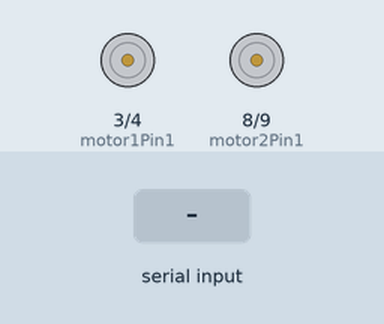
This sketch was run on a simulated Arduino Uno, built with avr-gcc and run on an emulated ATmega328P. Shown: motor-driver pin pairs drawn as motors (green arrow = first pin HIGH = forward, orange = second pin HIGH = backward, longer = more drive, scaled by the enable pin). Inputs (shaded band) come from the test bench. What the sketch prints to the serial monitor is not drawn.

Above: at 1.2 s.
1.3 s: "R" received over the second serial link
At 2.5 s:
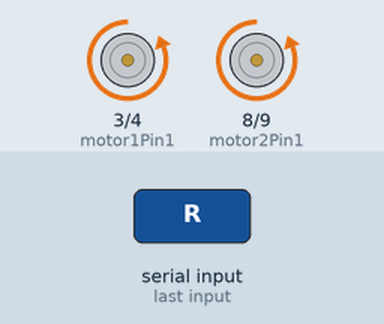
2.8 s: "L" received over the second serial link
At 3.8 s:
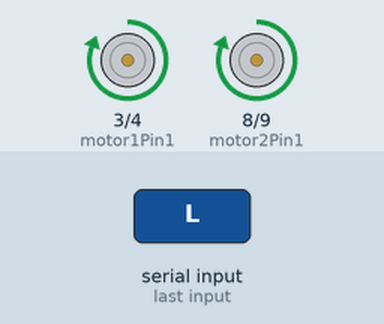
4.3 s: "F" received over the second serial link
At 4.9 s:
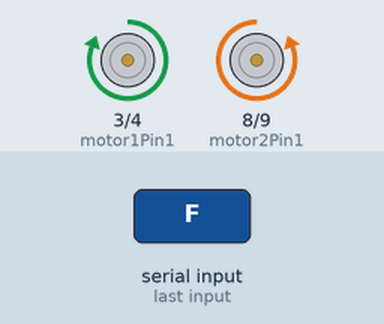
5.8 s: "B" received over the second serial link
At 6.1 s:
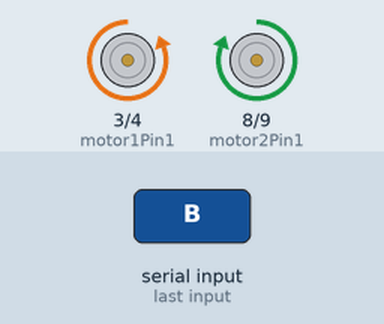
7.3 s: "S" received over the second serial link
At 8.4 s:
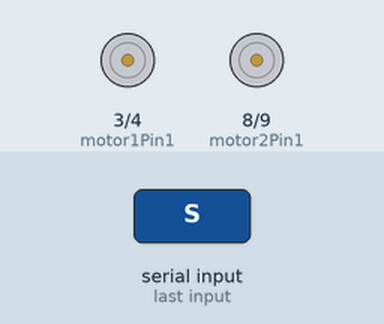
8.8 s: "r" received over the second serial link
At 9.5 s:
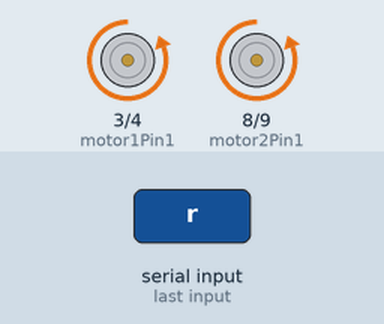
Timing chart, 0 to 11.3 s (numbered marks = the images above; inputs shaded):
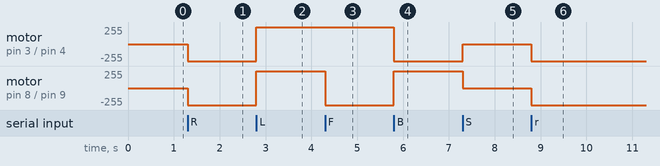

Measured:
- after the input at 1.3 s, motor on pin 3 (motor1Pin1) / pin 4 (motor1Pin2), motor on pin 8 (motor2Pin1) / pin 9 (motor2Pin2): stopped → backward 255/255 at once
- after the input at 2.8 s, motor on pin 3 (motor1Pin1) / pin 4 (motor1Pin2), motor on pin 8 (motor2Pin1) / pin 9 (motor2Pin2): backward 255/255 → forward 255/255 at once
- after the input at 4.3 s, motor on pin 8 (motor2Pin1) / pin 9 (motor2Pin2): forward 255/255 → backward 255/255 at once
- after the input at 5.8 s, motor on pin 3 (motor1Pin1) / pin 4 (motor1Pin2): forward 255/255 → backward 255/255 at once; motor on pin 8 (motor2Pin1) / pin 9 (motor2Pin2): backward 255/255 → forward 255/255 at once
- after the input at 7.3 s, motor on pin 3 (motor1Pin1) / pin 4 (motor1Pin2): backward 255/255 → stopped at once; motor on pin 8 (motor2Pin1) / pin 9 (motor2Pin2): forward 255/255 → stopped at once
- after the input at 8.8 s, motor on pin 3 (motor1Pin1) / pin 4 (motor1Pin2), motor on pin 8 (motor2Pin1) / pin 9 (motor2Pin2): stopped → backward 255/255 at once

The sketch:

jarmu_gyroscope.ino
```cpp
#include <SoftwareSerial.h>
SoftwareSerial mySerial(0, 1);
char state;

int motor1Pin1 = 3; // pin 2 on L293D IC
int motor1Pin2 = 4; // pin 7 on L293D IC
int enable1Pin = 6; // pin 1 on L293D IC
int motor2Pin1 = 8; // pin 10 on L293D IC
int motor2Pin2 = 9; // pin 15 on L293D IC
int enable2Pin = 11; // pin 9 on L293D IC

//
void setup() {
//
Serial.begin(9600);
Serial.println("Bluetooth kommunikáció inicializása");
mySerial.begin(9600);
mySerial.println("Bluetooth kommunikáció inicializása"); //beállítás outputként

pinMode(motor1Pin2, OUTPUT);
pinMode(motor1Pin1, OUTPUT);
pinMode(enable1Pin, OUTPUT);
pinMode(motor2Pin1, OUTPUT);
pinMode(motor2Pin2, OUTPUT);
pinMode(enable2Pin, OUTPUT);
//
digitalWrite(enable1Pin, HIGH);
digitalWrite(enable2Pin, HIGH);
}

void loop() {
if (mySerial.available()) {
//kommunikáció elérhető
state = mySerial.read();// a bluetooth vevő értéke,
// JOBBRA /////////////////////////////////////////
if (state == 'R' || state == 'r') {
digitalWrite(motor1Pin2,HIGH);
digitalWrite(motor1Pin1,LOW);
digitalWrite(motor2Pin1,LOW);
digitalWrite(motor2Pin2,HIGH); }
// BALRA /////////////////////////////////////////
if (state == 'L' || state == 'l') {
digitalWrite(motor1Pin2,LOW);
digitalWrite(motor1Pin1,HIGH);
digitalWrite(motor2Pin1,HIGH);
digitalWrite(motor2Pin2,LOW); }
// ELŐRE /////////////////////////////////////////
if (state == 'F' || state == 'f') {
digitalWrite(motor1Pin2,LOW);
digitalWrite(motor1Pin1,HIGH);
digitalWrite(motor2Pin1,LOW);
digitalWrite(motor2Pin2,HIGH); }
// HÁTRA /////////////////////////////////////
if (state == 'B' || state == 'b') {
digitalWrite(motor1Pin2,HIGH);
digitalWrite(motor1Pin1,LOW);
digitalWrite(motor2Pin1,HIGH);
digitalWrite(motor2Pin2,LOW); }
// STOP /////////////////////////////////////////
if (state == 'S' || state == 'w') {
digitalWrite(motor1Pin2,HIGH);
digitalWrite(motor1Pin1,HIGH);
digitalWrite(motor2Pin1,HIGH);
digitalWrite(motor2Pin2,HIGH); }
}
}
```
